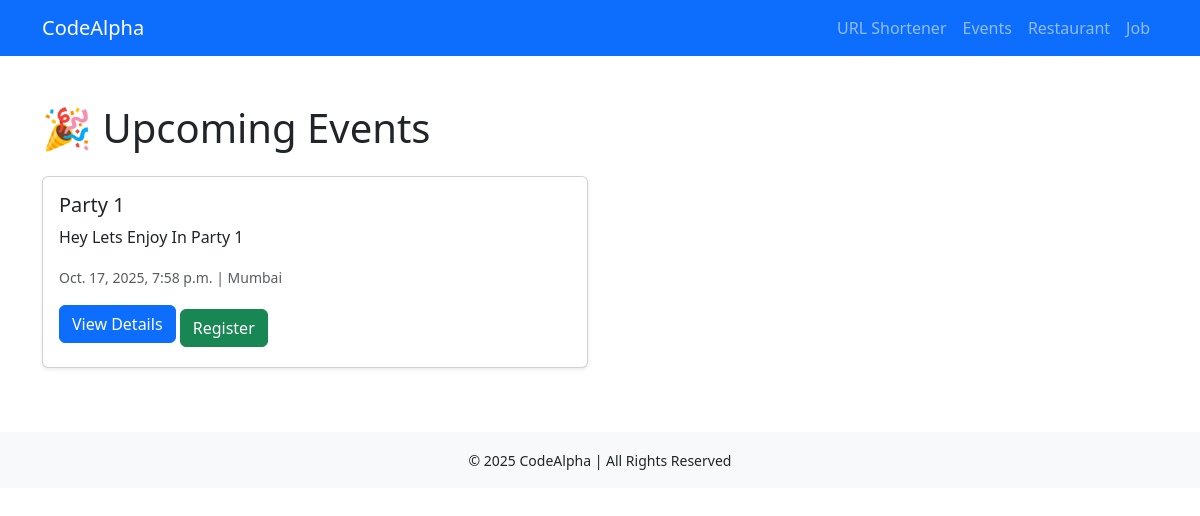
/events/list/, run on the app's committed database.
### eventapp/models.py (models this page shows, shortened)
class Event(models.Model):
    title = models.CharField(max_length=200)
    description = models.TextField()
    date = models.DateTimeField()
    location = models.CharField(max_length=200)
    created_at = models.DateTimeField(default=timezone.now)

### eventapp/views.py (the view)
# urls.py: path('list/', views.event_list, name='event_list'),
def event_list(request):
    events = Event.objects.all().order_by('date')
    return render(request, 'eventapp/event_list.html', {'events': events})

### templates/eventapp/event_list.html (shortened to what this page needs)
{% extends "base.html" %}
{% block content %}
<h1 class="mb-4">🎉 Upcoming Events</h1>
<div class="row">
  {% for event in events %}
    <div class="col-md-6 mb-3">
      <div class="card shadow-sm">
        <div class="card-body">
          <h5 class="card-title">{{ event.title }}</h5>
          <p class="card-text">{{ event.description|truncatechars:100 }}</p>
          <p class="card-text"><small class="text-muted">{{ event.date }} | {{ event.location }}</small></p>
          <a href="{% url 'eventapp:event_detail' event.id %}" class="btn btn-primary mb-2">View Details</a>
          <a href="{% url 'eventapp:register_event' event.id %}" class="btn btn-success">Register</a>
        </div>
      </div>
    </div>
  {% empty %}
    <div class="col-12 text-center">
      <p>No events available.</p>
      <a href="{% url 'eventapp:add_event' %}" class="btn btn-primary">Add New Event</a>
    </div>
  {% endfor %}
</div>
{% endblock %}

### data on the page
Event: title "Party 1", description "Hey Lets Enjoy In Party 1", date "Oct. 17, 2025, 7:58 p.m.", location "Mumbai"
